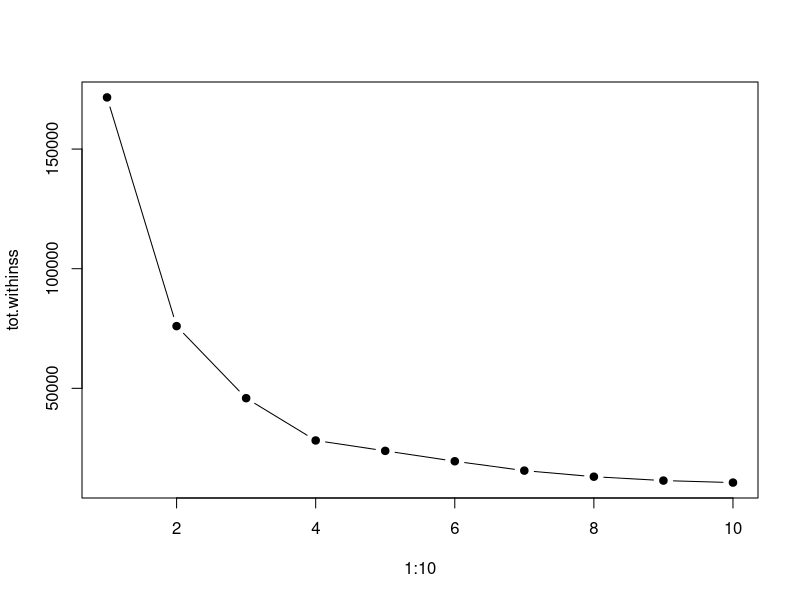
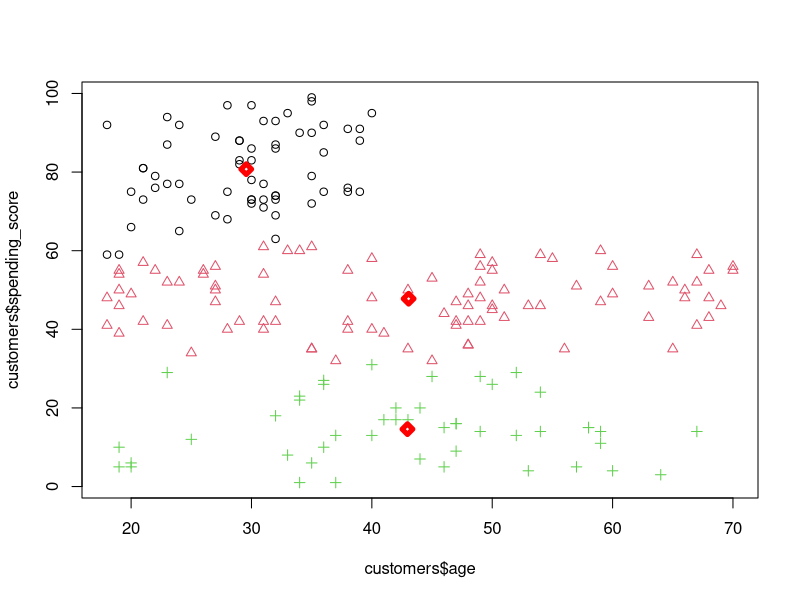
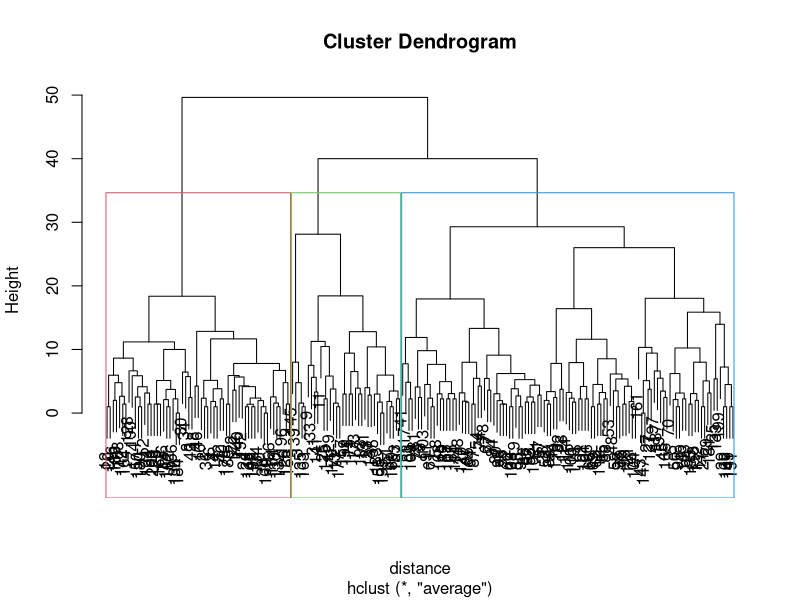
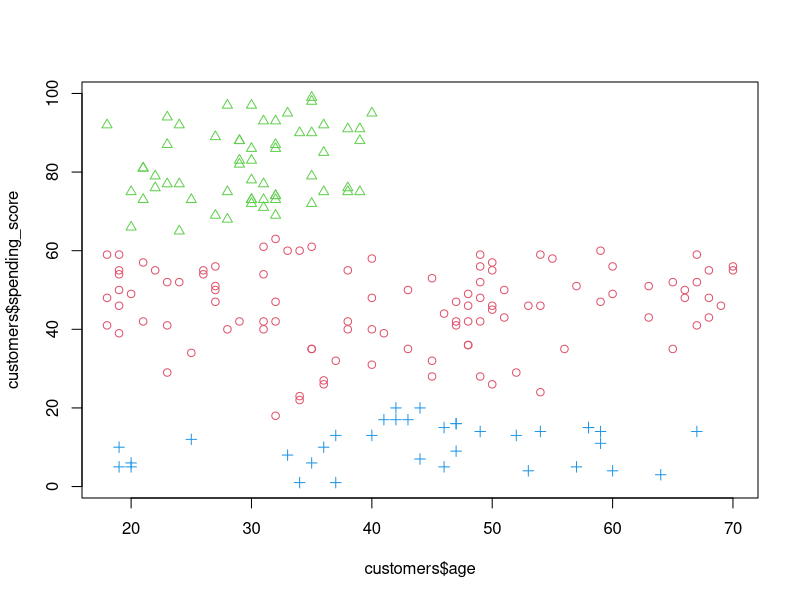

Here is the R script that generated these plots, in order:
## ---- chunk 1
# install.packages('dplyr');
library(dplyr);
## ---- chunk 2
customers = read.csv('Customers.csv', sep=';')
head(customers)
## ---- chunk 3
customers = customers %>% select(-customer_id)

customers$gender = as.numeric(as.character(factor(customers$gender, levels=c('Male', 'Female'), labels = c('1', '0'))))

head(customers)
## ---- chunk 4
tot.withinss <- vector(mode="character", length=10)
for (i in 1:10){
 customers_cluster <- kmeans(customers, center=i, nstart=20)
 tot.withinss[i] <- customers_cluster$tot.withinss
}
plot(1:10, tot.withinss, type="b", pch=19)
## ---- chunk 5
N_CLUSTERS = 3
## ---- chunk 6
set.seed(42);
customers_cluster = kmeans(customers, center=N_CLUSTERS)
plot(
  x=customers$age,
  y=customers$spending_score,
  col=customers_cluster$cluster,
  pch=customers_cluster$cluster
)
points(
  x=customers_cluster$centers[,'age'],
  y=customers_cluster$centers[,'spending_score'],
  pch=5,
  lwd=5,
  col='red'
)
## ---- chunk 7
distance = dist(customers)
hclusters <- hclust(distance, method = "average")
## ---- chunk 8
plot(x = hclusters)
rect.hclust(hclusters, k=3, border = 2:4)
## ---- chunk 9
cuts <- cutree(tree = hclusters, k = 3)
plot(
  x=customers$age,
  y=customers$spending_score,
  col=cuts+1,
  pch=cuts 
)

